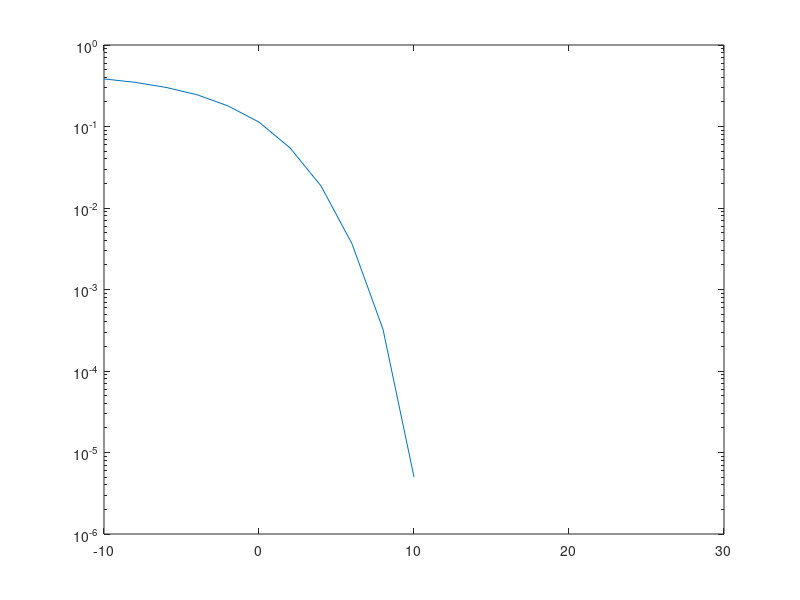

The MATLAB source for this figure: (Note: this script raises an error after producing the figure.)
clear 
clc
close all



M = 4;
Ph_err = pi/6;
k = log2(M);


EbNoVec = -10:2:30;
berAWGN = zeros(size(EbNoVec));
berRay = zeros(size(EbNoVec));
numSum = 1e5;

%% AWGN Phase est

for i = 1:length(EbNoVec)
    
    snrdb = EbNoVec(i) + 10*log10(k);

        dataIn = randi([0,M-1],numSum,k);

        txSig0 = pskmod(dataIn, M,Ph_err);
        txSig0_noPhase = pskmod(dataIn, M);
        rxSig0 = awgn(txSig0,snrdb,'measured');
        rxSig0_noPhase = awgn(txSig0_noPhase,snrdb,'measured');
        
        % phase est
        x4 = pskmod([0,M-1],M);
        x4_conj = mean((conj(x4)).^4);
        Rx_4 = mean((rxSig0).^4);
        Ph_err_est = 0.25*mean(angle(x4_conj*Rx_4));
        
        
        
        estArray(i) = Ph_err_est;
        
        rxSym0 = pskdemod(rxSig0_noPhase, M);
        
        rxSym0_beforeEst = pskdemod(rxSig0, M);
        
        rxSym0_est = pskdemod(rxSig0, M,Ph_err_est);
        
        [numErr0,berAWGN(i)] = biterr(dataIn, rxSym0_beforeEst);
        
        [numEr,berAWGN_noPhase(i)] = biterr(dataIn,rxSym0);
        
        [numE, berAWGN_est(i)] = biterr(dataIn,rxSym0_est);
end


%% Rayleigh Phase est

for i = 1: length(EbNoVec)
    
    snrdb = 10.^(0.1*EbNoVec(i));

        dataIn0 = randi([0,M-1], numSum, k);
 
        txSig1 = pskmod(dataIn0, M,Ph_err);
        noiseRay = 1/sqrt(2*snrdb*k)*(randn(length(txSig1),1) + 1i*randn(length(txSig1),1));% Complex Gaussian niose

        Rayleigh = 1/sqrt(2)*(randn(length(txSig1),1) + 1i*randn(length(txSig1),1));%Rayleigh

        rxSig1 = (Rayleigh.*txSig1+ noiseRay)./Rayleigh;%Rayleigh fading : output of channel
        
        % phase est
        x4 = pskmod([0,M-1],M);
        x4_conj = mean((conj(x4)).^4);
        Rx_4 = mean((rxSig1).^4);
        Ph_err_est = abs(0.25*mean(angle(x4_conj*Rx_4)));
        
        estArrayRay(i) = abs(Ph_err_est);
        
        
        rxSym1 = pskdemod(rxSig1 , M,Ph_err);
        
        rxSym1_beforeEst = pskdemod(rxSig1, M);
        
        rxSym1_est = pskdemod(rxSig1, M,Ph_err_est);

        
        [nError1,berRay(i)] = biterr(dataIn0, rxSym1);
        [nError2, berRay_beforeEst(i)] = biterr(dataIn0, rxSym1_beforeEst);
        [nError3, berRay_Est(i)] = biterr(dataIn0, rxSym1_est);  

    
end









%% 
figure(1)
semilogy(EbNoVec,berAWGN_noPhase, EbNoVec,berAWGN_est,':X',EbNoVec,berAWGN)
axis([-10,20,1e-5,0.5]);
grid on;
legend('AWGNnoPhase','AWGNPhaseEst','AWGNbeforeEst');
xlabel('Eb/No(dB)');
ylabel('BER');
title('BER for AWGN');



figure(2)


semilogy(EbNoVec,berRay, EbNoVec,berRay_beforeEst,EbNoVec,berRay_Est,':rX')
axis([-10,20,1e-5,0.5]);
grid on;
legend('Ray','RaybeforeEst','RayPhaseEst');
xlabel('Eb/No(dB)');
ylabel('BER');
title('BER for Ray');

figure(3)
plot(EbNoVec,estArray)
hold on;
plot(EbNoVec,estArrayRay)
legend('AWGN-estError','Ray-estError');
xlabel('Eb/No(dB)');
ylabel('Phase estimate');
title('Estimated Phase based on maximum-likelihood in both channels');


% figure(4)
% plot(abs(estArrayRay-Ph_err))



